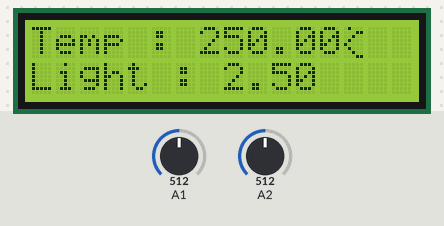
This sketch was run on a simulated Arduino Mega 2560, built with avr-gcc and run on an emulated ATmega2560. Parts: 16×2 character LCD. The inputs (shaded band) are chosen by the test bench; at power-on: A1 = 512, A2 = 512.

Above: at 1.6 s.
1.7 s: A1 set to 213
At 3.2 s:
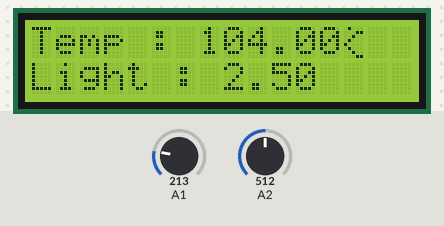
3.5 s: A1 set to 190
At 5.0 s:
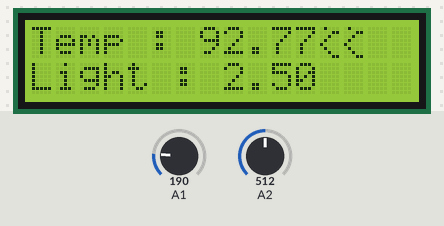
5.5 s: A1 set to 22
At 6.4 s:
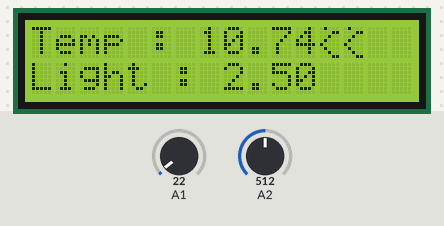
7.5 s: A1 set to 18
At 9.2 s:
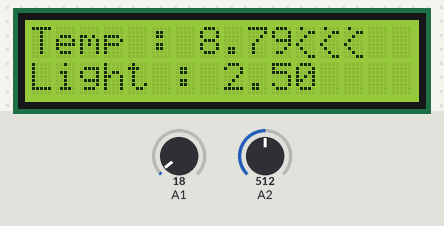
9.5 s: A2 set to 716
At 10.7 s:
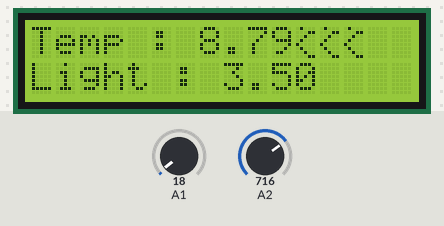
11.5 s: A2 set to 900
At 13.4 s:
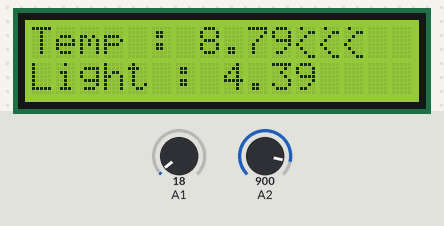
Timing chart, 0 to 14.5 s (numbered marks = the images above; inputs shaded):
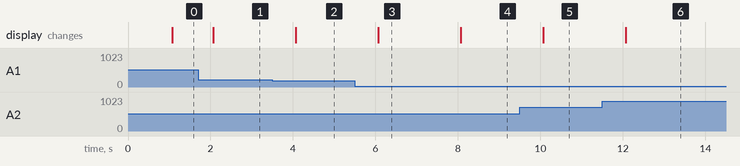

The sketch:

HW8-2_201812145.ino
```cpp
/*HW8-2 201812145 이성무
 * Text LCD를 통해 온도센서, 조도센서 값 출력(1초 간격)
 */

#include <LiquidCrystal.h>

// 핀 번호 (RS, E, DB4, DB5, DB6, DB7)
LiquidCrystal lcd(44, 45, 46, 47, 48, 49); // LCD 연결

//섭씨 표현
byte user1[8] = {
  0B01000,
  0B00011,
  0B00100,
  0B01000,
  0B10000,
  0B01000,
  0B00100,
  0B00011
};

unsigned long time_previous, time_current;

// 온도센서 값읽고 반환
float readTemperature() {
  int reading = analogRead(A1);
  float voltage = reading * 5.0 / 1024.0;
  float temp_C = voltage * 100;
  return temp_C;
}

// 조도 센서 읽기
float readIlluminance() {
  int reading = analogRead(A2);
  float voltage = reading * 5.0 / 1024.0;
  return voltage;
}


void setup() {
  lcd.createChar(0, user1);
  lcd.begin(16,2);
  lcd.clear();
  time_previous = millis();
}

void loop() {
   time_current = millis();
   float temp = readTemperature();
   float light = readIlluminance();
   if(time_current - time_previous >= 1000){
    time_previous=time_current;
    lcd.setCursor(0,0);
    lcd.print("Temp : ");
    lcd.print(temp);
    lcd.write(byte(0));

    lcd.setCursor(0,1);
    lcd.print("Light : ");
    lcd.print(light);
   }
}
```

Measured:
- the behaviour switches between 205 and 204 on A1 (found by bisection; images 1 and 2)
- the behaviour switches between 21 and 20 on A1 (found by bisection; images 3 and 4)
- after the input at 1.7 s, the display: changes after 0.37 s (image 1)
- after the input at 3.5 s, the display: changes after 0.57 s (image 2)
- after the input at 5.5 s, the display: changes after 0.57 s (image 3)
- after the input at 7.5 s, the display: changes after 0.57 s (image 4)
- after the input at 9.5 s, the display: changes after 0.57 s (image 5)
- after the input at 11.5 s, the display: changes after 0.57 s (image 6)
